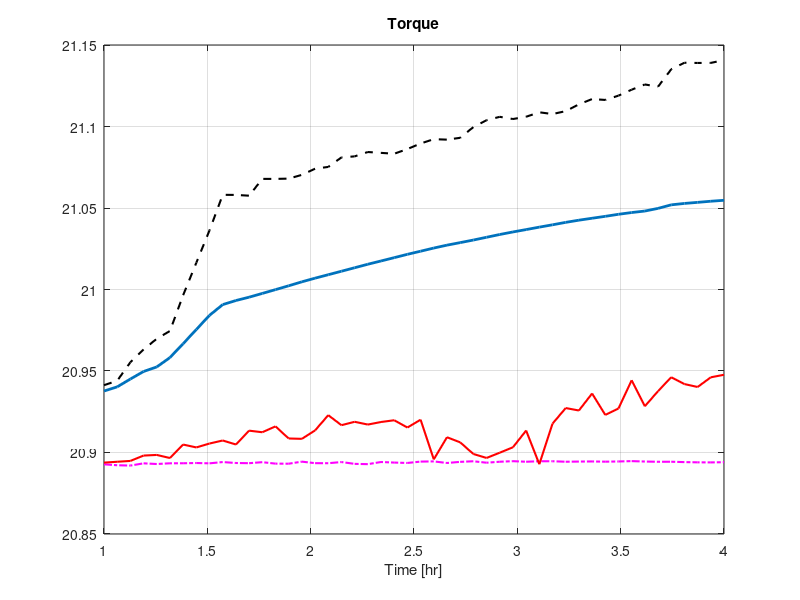
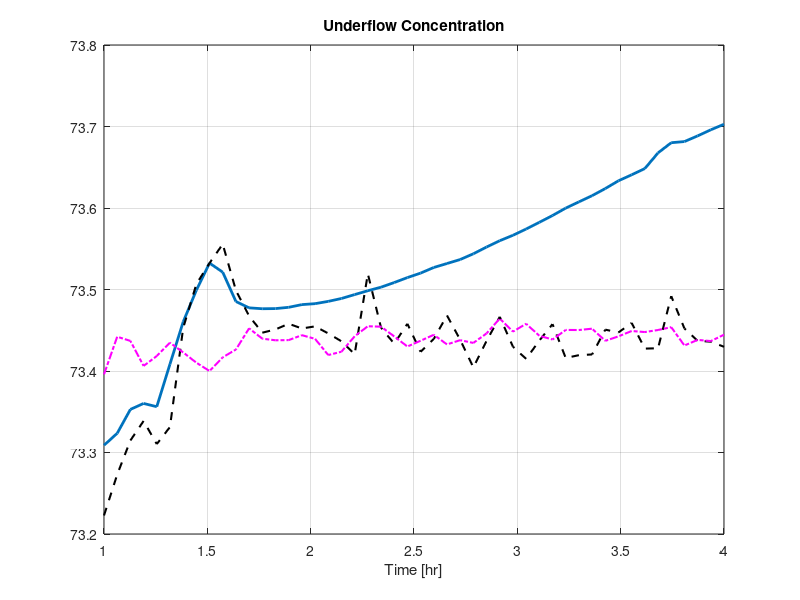
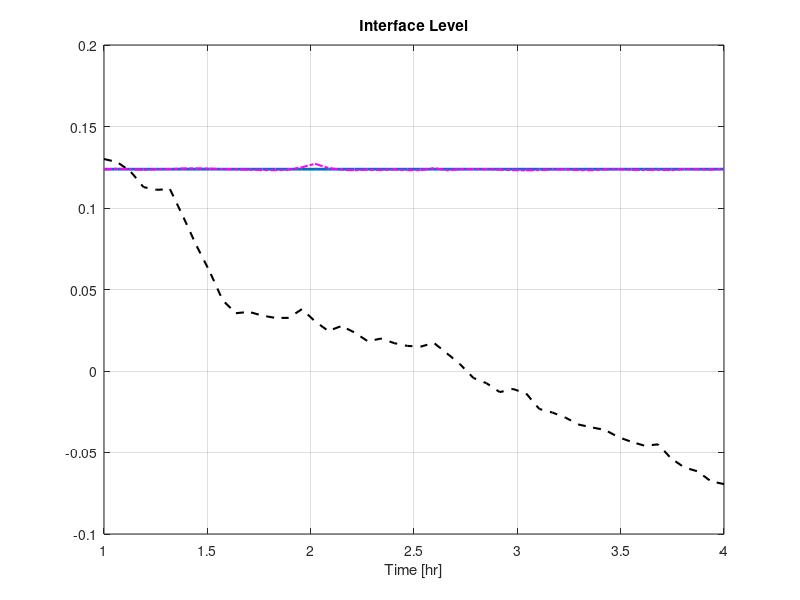

Recreate these plots in MATLAB, in order. (Note: this script raises an error after producing the figures.)
close all;
imprint = false;
figurePath = 'figures\FinalSim\';
%% Options for plotting

CVNames = {'Torque','Underflow Concentration','Interface Level','Overflow Concentration','Residence Time',...
            'Solid Throughput','Underflow Particle Diameter','Overflow'};
CVUnits = {'%','%','m','%','hr','ton/hr','N/A','m3/hr'};
CVSaveName = {'torque_','Cp_u_','intLevel_','Cp_e_','tauRd_','SFlx_','P1_U_','Q_e_'};
xLabelStr = 'Time [hr]';
LineWidth = 0.7;
cvLims = [20.7 21.7;
          73 75;
          -0.5 2.5];
%% Plot prediction comparisons
% Forecast comparison
load('predictionResults_48G_348_B100_k5_na6_nb6');
for cv = 1:n
    figure
    plot(timeForecast,validationOutputs(1+pastDataSamples:pastDataSamples+K_forecast,cv),'LineWidth',2)
    hold on
    title(CVNames{cv})
    plot(timeForecast,armaxForecast(:,cv),'--k','LineWidth',1.5)
    plot(timeForecast,RFPredictionStruct(cv).yForecast(:),'-.m','LineWidth',1.5)
    
    xlabel(xLabelStr);
    hold off
    grid on
%     printName = [figurePath 'forecast_' CVSaveName{cv} typeOfData ioDTStr noiseStr...
%                 kAheadStr varStringRF '_' dateTest];
%     if imprint
%         Latex
%         print(printName,'-depsc');
%         print(printName,'-djpeg');
%     end
end
load('predictionResults_48G_348_B50_Ny_48_k5_na6_nb6');
for cv = 1:n
    figure(cv)
    hold on
    plot(timeForecast,RFPredictionStruct(cv).yForecast(:),'-r','LineWidth',1.5)
    legendCell = {'Validation','ARIMAX','RF_{r}','RF_{b}'};
    locationStr = input('Loc','s');
    location = locateLegends(locationStr);
    legend(legendCell,'Location',location);
    printName = [figurePath 'forecast_' CVSaveName{cv} '1'];
    if imprint
        print(printName,'-depsc');
    end
end

% Forecast comparison 530
load('predictionResults_1G_530_B100_k5_na6_nb6');
for cv = 1:n
    figure
    plot(timeForecast,validationOutputs(1+pastDataSamples:pastDataSamples+K_forecast,cv),'LineWidth',2)
    hold on
    title(CVNames{cv})
    plot(timeForecast,armaxForecast(:,cv),'--k','LineWidth',1.5)
    plot(timeForecast,RFPredictionStruct(cv).yForecast(:),'-.m','LineWidth',1.5)
    
    xlabel(xLabelStr);
    hold off
    grid on
%     printName = [figurePath 'forecast_' CVSaveName{cv} typeOfData ioDTStr noiseStr...
%                 kAheadStr varStringRF '_' dateTest];
%     if imprint
%         Latex
%         print(printName,'-depsc');
%         print(printName,'-djpeg');
%     end
end
load('predictionResults_48G_530_B50_Ny_48_k5_na6_nb6');
for cv = 1:n
   figure(cv+3)
   hold on
   plot(timeForecast,RFPredictionStruct(cv).yForecast(:),'-r','LineWidth',1.5)
   legendCell = {'Validation','ARIMAX','RF_{r}','RF_{b}'};
    locationStr = input('Loc','s');
    location = locateLegends(locationStr);
    legend(legendCell,'Location',location);
    printName = [figurePath 'forecast_' CVSaveName{cv} '2'];
    if imprint
        print(printName,'-depsc');
    end
end
%%
% Prediction comparison
load('predictionResults_1G_530_B50_Ny_48_k5_na6_nb6')
for cv = 1:n
    figure
    title(CVNames{cv})
    hold on % (-1)
    plot(timePrediction(1:end),validationOutputs(1:end-armaxToRFWindowUB,cv),'LineWidth',2)
    plot(timePrediction(1:end),armaxPredict(1:end-armaxToRFWindowUB,cv),'--k','LineWidth',LineWidth);
    ylabel(CVUnits{cv})
    xlabel(xLabelStr)
    xlim([0 102])
    ylim(cvLims(cv,:))
    hold off
    grid on
end
kAheadIter = [1 24 48];
load('predictionResults_1G_348_B100_k5_na6_nb6');
kAheadIter = 1;
for iter = 1:length(kAheadIter)
    for cv = 1:n
        figure(6+3*(iter-1)+cv)
        hold on
        plot(timePrediction(1:end),RFPredictionStruct(cv).yHat(:,kAheadIter(iter)),'-.m','LineWidth',LineWidth)
    end
end

load('predictionResults_1G_530_B50_Ny_48_k5_na6_nb6');
kAheadIter = 1;
for iter = 1:length(kAheadIter)
    for cv = 1:n
        figure(6+3*(iter-1)+cv)
        hold on
        plot(timePrediction(1:end),RFPredictionStruct(cv).yHat(:,kAheadIter(iter)),'-r','LineWidth',LineWidth)
        legendCell = {'Validation','ARIMAX','RF_{r}','RF_{b}'};
        locationStr = input('Loc','s');
        location = locateLegends(locationStr);
        legend(legendCell,'Location',location);
        printName = [figurePath 'predict_1_' CVSaveName{cv}];
        if imprint
            print(printName,'-depsc');
        end
    end
    
end


load('predictionResults_24G_530_B50_Ny_48_k5_na6_nb6')
for cv = 1:n
    figure
    title(CVNames{cv})
    hold on % (-1)
    plot(timePrediction(1:end),validationOutputs(1:end-armaxToRFWindowUB,cv),'LineWidth',2)
%     plot(timePrediction(1:end),armaxPredict(1:end-armaxToRFWindowUB,cv),'--k','LineWidth',LineWidth);
    plot(timePrediction(1:end),RFPredictionStruct(cv).yHat(:,24),'-r','LineWidth',LineWidth)
    ylabel(CVUnits{cv})
    xlabel(xLabelStr)
    xlim([0 102])
    ylim(cvLims(cv,:))
    hold off
    grid on
end
load('predictionResults_48G_530_B50_Ny_48_k5_na6_nb6');
for cv = 1:n
    figure
    title(CVNames{cv})
    hold on % (-1)
    plot(timePrediction(1:end),validationOutputs(1:end-armaxToRFWindowUB,cv),'LineWidth',2)
%     plot(timePrediction(1:end),armaxPredict(1:end-armaxToRFWindowUB,cv),'--k','LineWidth',LineWidth);
    plot(timePrediction(1:end),RFPredictionStruct(cv).yHat(:,48),'-r','LineWidth',LineWidth)
    ylabel(CVUnits{cv})
    xlabel(xLabelStr)
    xlim([0 102])
    ylim(cvLims(cv,:))
    hold off
    grid on
end


load('predictionResults_24G_348_B100_k5_na6_nb6');
for iter = 1:length(kAheadIter)
    for cv = 1:n
        figure(9+cv)
        hold on
        plot(timePrediction(1:end),RFPredictionStruct(cv).yHat(:,24),'-.k','LineWidth',LineWidth)
        legendCell = {'Validation','RF_{b}','RF_{r}'};
        locationStr = input('Loc','s');
        location = locateLegends(locationStr);
        legend(legendCell,'Location',location);
        printName = [figurePath 'predict_24_' CVSaveName{cv}];
        if imprint
            print(printName,'-depsc');
        end
    end
end

load('predictionResults_48G_348_B100_k5_na6_nb6');
for iter = 1:length(kAheadIter)
    for cv = 1:n
        figure(12+cv)
        hold on
        plot(timePrediction(1:end),RFPredictionStruct(cv).yHat(:,48),'-.k','LineWidth',LineWidth)
        legendCell = {'Validation','RF_{b}','RF_{r}'};
        locationStr = input('Loc','s');
        location = locateLegends(locationStr);
        legend(legendCell,'Location',location);
        printName = [figurePath 'predict_48_' CVSaveName{cv}];
        if imprint
            print(printName,'-depsc');
        end
    end
end
% % % load('predictionResults_1G_530_B50_Ny_48_k5_na6_nb6');
% % % for iter = 1:length(kAheadIter)
% % %     for cv = 1:n
% % %         figure(6+3*(iter-1)+cv)
% % %         hold on
% % %         plot(timePrediction(1:end),RFPredictionStruct(cv).yHat(:,kAheadIter(iter)),'--r','LineWidth',LineWidth)
% % %     end
% % % end
% % % for cv = 1:n
% % %     
% % %     plot(timePrediction(1:end),RFPredictionStruct(cv).yHat(:,K_ahead),'-.r','LineWidth',LineWidth)
% % %     
% % %     legend({'Validation','ARIMAX','RF'});
% % %     hold off
% % %     grid on
% % %     printName = [figurePath CVSaveName{cv} typeOfData ioDTStr noiseStr...
% % %                 kAheadStr varStringRF '_' dateTest];
% % %     if imprint
% % %         Latex
% % %         print(printName,'-depsc');
% % %         print(printName,'-djpeg');
% % %     end
% % % end
% Reaction Curves
load('predictionResults_48G_530_B50_Ny_48_k5_na6_nb6');
for simIter = 1:size(makeStepMatrix)
    for cv = 1:n
        figure
        title(CVNames{cv})
        hold on
        plot(tForecast/3600,ReactionCurveStruct(simIter).yThickener(:,cv)','LineWidth',1.5)
        plot(tForecast/3600,ReactionCurveStruct(simIter).y_ARMAX(cv,:),'--k','LineWidth',1.5);
        plot(tForecast/3600,ReactionCurveStruct(simIter).y_RF(:,cv)','-.r','LineWidth',1.5)

        ylabel(CVUnits{cv})
        xlabel(xLabelStr)
        
        hold off
        grid on
        legendCell = {'Validation','ARIMAX','RF_{b}'};
        locationStr = input('Loc','s');
        location = locateLegends(locationStr);
        legend(legendCell,'Location',location);
        printName = [figurePath 'RC_' CVSaveName{cv} num2str(simIter)];
        if imprint
            print(printName,'-depsc');
        end
    end
end

close all
%%
load('predictionResults_24G_530_B50_Ny_48_k5_na6_nb6')
for cv = 1:n
    figure
    title(CVNames{cv})
    hold on % (-1)
    plot(timePrediction(1:end),validationOutputs(1:end-armaxToRFWindowUB,cv),'LineWidth',2)
    plot(timePrediction(1:end),armaxPredict(1:end-armaxToRFWindowUB,cv),'--k','LineWidth',LineWidth);
    plot(timePrediction(1:end),RFPredictionStruct(cv).yHat(:,24),'-.r','LineWidth',LineWidth)
    ylabel(CVUnits{cv})
    xlabel(xLabelStr)
    xlim([0 102])
    ylim(cvLims(cv,:))
    grid on
    legendCell = {'Validation','ARIMAX','RF_{b}'};
    locationStr = input('Loc','s');
    location = locateLegends(locationStr);
    legend(legendCell,'Location',location);
    printName = [figurePath 'predictFinal_24_' CVSaveName{cv}];
    if imprint
        print(printName,'-depsc');
    end
    hold off
    
end
load('predictionResults_48G_530_B50_Ny_48_k5_na6_nb6');
for cv = 1:n
    figure
    title(CVNames{cv})
    hold on % (-1)
    plot(timePrediction(1:end),validationOutputs(1:end-armaxToRFWindowUB,cv),'LineWidth',2)
    plot(timePrediction(1:end),armaxPredict(1:end-armaxToRFWindowUB,cv),'--k','LineWidth',LineWidth);
    plot(timePrediction(1:end),RFPredictionStruct(cv).yHat(:,48),'-.r','LineWidth',LineWidth)
    ylabel(CVUnits{cv})
    xlabel(xLabelStr)
    xlim([0 97])
    ylim(cvLims(cv,:))
    grid on
    hold off
    legendCell = {'Validation','ARIMAX','RF_{b}'};
    locationStr = input('Loc','s');
    location = locateLegends(locationStr);
    legend(legendCell,'Location',location);
    printName = [figurePath 'predictFinal_48_' CVSaveName{cv}];
    if imprint
        print(printName,'-depsc');
    end
end